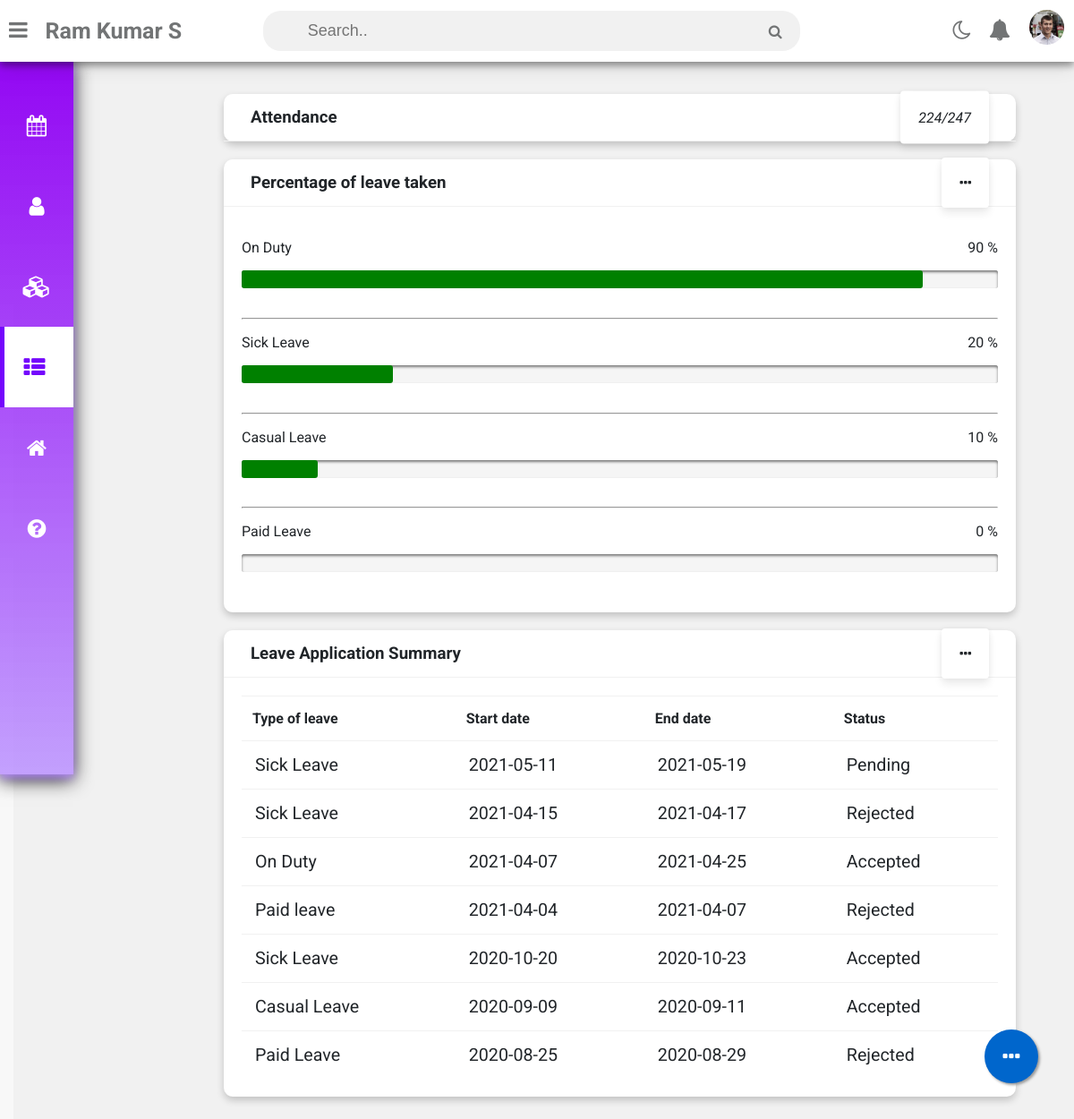
The app's page / (signed in) with its own data.
### tables this page shows
CREATE TABLE `faculty` (
  `Fac_ID` varchar(10) NOT NULL,
  `Name` varchar(50) NOT NULL,
  `email_id` varchar(35) NOT NULL,
  `qualification` varchar(20) NOT NULL,
  `position` varchar(20) NOT NULL,
  `interest` varchar(100) NOT NULL,
  `address` varchar(100) NOT NULL,
  `dept` varchar(50) NOT NULL,
  `mobile` varchar(10) NOT NULL,
  `image_path` varchar(1024) DEFAULT 'https://www.pinclipart.com/picdir/middle/128-1286122_business-person-icon-clipart.png',
  `wallet` int(5) DEFAULT NULL
);

CREATE TABLE `attendance` (
  `Fac_ID` varchar(10) NOT NULL,
  `apply_date` date NOT NULL,
  `start_date` date NOT NULL,
  `end_date` date NOT NULL,
  `reason` varchar(1000) NOT NULL,
  `type` varchar(25) NOT NULL,
  `status` varchar(20) NOT NULL
);

### link_db.php (called while the page is built, shortened)
<?php
	$start = new DateTime('2020-06-04');
	$end = new DateTime('now');
	$end->modify('+1 day');
	$interval = $end->diff($start);
	$days = $interval->days;
	$period = new DatePeriod($start, new DateInterval('P1D'), $end);
	$holidays = array('2012-09-07');
	foreach($period as $dt) {
	$curr = $dt->format('D');
	if ($curr == 'Sat' || $curr == 'Sun') {
		$days--;
	}
	elseif (in_array($dt->format('Y-m-d'), $holidays)) {
		$days--;
	}
	}
	if($query_run1){
		$presentdays = $days;
		$ODleave =$ODleaveref = 20;
		$sickleave =$sickleaveref = 15;
		$casualleave =$casualleaveref = 20;
		$paidleave =$paidleaveref = 10;
		foreach($query_run1 as $row2){
			$presentdays = $presentdays - $row2['dy'];
			if($row2['type'] == 'On Duty'){
				$ODleave = $ODleave - $row2['dy'];
			}
			if($row2['type'] == 'Sick Leave'){
				$sickleave = $sickleave - $row2['dy'];
			}
			if($row2['type'] == 'Casual Leave'){
				$casualleave = $casualleave - $row2['dy'];
			}
		}
	}
?>

### index.php (the view, shortened to what this page needs)
<?php
  include('db.php');
?>
<!DOCTYPE html>
<html>
<head>
	<link rel="stylesheet" href="https://maxcdn.bootstrapcdn.com/font-awesome/4.5.0/css/font-awesome.min.css">
	<link rel="stylesheet" type="text/css" href="leave_summary.css">
</head>
<body class="overlay-scrollbar">
	<div class="navbar">
		<ul class="navbar-nav">
			<li class="nav-item">
				<a class="nav-link">
					<i class="fa fa-bars" onclick="collapseSidebar()"></i>
				</a>
			</li>
			<li class="nav-item faculty">
				<b><?php
				$username=$_SESSION['userid'];
				$sql = "select * from faculty, login where (login.Fac_ID='$username' || login.mobile='$username') && login.Fac_ID=faculty.Fac_ID ";
				$result=mysqli_query($con,$sql);
		        $row=mysqli_fetch_assoc($result);
				echo $row['Name'];				?></b>
			</li>
		</ul>
		<form class="navbar-search">
			<input type="text" name="Search" class="navbar-search-input" placeholder="Search..">
			<i class="fa fa-search"></i>
		</form>
		<ul class="navbar-nav nav-right">
			<li class="nav-item mode">
				<a class="nav-link" href="#" onclick="switchTheme()">
					<i class="fa fa-moon-o dark"></i>
				</a>
			</li>
			<li class="nav-item">
				<a class="nav-link">
      				<i class="fa fa-bell" aria-hidden="true"></i>
   				 </a>
   			<li>
			<li class="nav-item avt-wrapper">
				<div class="avt dropdown">
          <img src="<?php echo $row['image_path'] ?>" alt="User image" class="dropdown-toggle" data-toggle="user-menu">
				</div>
			</li>
		</ul>
	</div>
  <div class="sidebar">
		<ul class="sidebar-nav">
			<li class="sidebar-nav-item">
				<a href="timetable.php" class="sidebar-nav-link">
					<div>
						<i class="fa fa-calendar"></i>
					</div>
				</a>
			</li>
			<li class="sidebar-nav-item">
				<a href="profile.php" class="sidebar-nav-link">
					<div>
						<i class="fa fa-user"></i>
					</div>
				</a>
			</li>
			<li  class="sidebar-nav-item">
				<a href="courses_main.php" class="sidebar-nav-link">
					<div>
						<i class="fa fa-cubes"></i>
					</div>
				</a>
			</li>
			<li  class="sidebar-nav-item">
				<a href="index.php" class="sidebar-nav-link active">
					<div>
						<i class="fa fa-th-list"></i>
					</div>
				</a>
			</li>
			<li  class="sidebar-nav-item">
				<a href="gatepass_fac.php" class="sidebar-nav-link">
					<div>
						<i class="fa fa-home"></i>
					</div>
				</a>
			</li>
			<li  class="sidebar-nav-item">
				<a href="#" class="sidebar-nav-link">
					<div>
						<i class="fa fa-question-circle"></i>
					</div>
				</a>
			</li>
		</ul>
	</div>
	<?php
							$query = "SELECT * FROM attendance WHERE Fac_ID LIKE '$username'  and start_date >'2020-06-04' Order by start_date desc";
							$query_run = mysqli_query($con,$query);
							$query1 = "SELECT type,DATEDIFF(end_date,start_date) AS dy FROM attendance WHERE Fac_ID LIKE '$username' and start_date >'2020-06-04' and status like 'Accepted'";
							$query_run1 = mysqli_query($con,$query1);
							include('link_db.php');
	?>
	<div class="wrapper">
		<div class="row">
			<div class="col-12 col-m-12 col-sm-12">
				<div class="card1">
					<div class="card-header">
						<h3>
							Attendance
						</h3>
						<a href="attendance_summary.php">
						<i>
							<?php echo $presentdays;?>/<?php echo $days;?>
						</i>
					</a>
					</div>
				</div>
			</div>
			<div class="col-12 col-m-12 col-sm-12">
				<div class="card1">
					<div class="card-header">
						<h3>
							Percentage of leave taken
						</h3>
						<a href="leave_chart.php">
						<i class="fa fa-ellipsis-h"></i>
					</a>
					</div>
					<div class="card-content">
						<div class="progress-wrapper">
							<p>
								On Duty
								<span class="float-right"><?php
									echo (($ODleaveref-$ODleave)/$ODleaveref)*100;
								?>
									%
								</span>
							</p>
							<div class="progress">
								<?php
								$leave1 = (($ODleaveref-$ODleave)/$ODleaveref)*100;
								if((($ODleaveref-$ODleave)/$ODleaveref)*100 > 80){
									?>	<progress  id="file" value="<?php echo $leave1; ?>" max="100" style='height:20px;width:100%'></progress>
									<?php }
								else{ ?>
									<progress id="file" value="<?php echo $leave1; ?>" max="100" style='height:20px;width:100%'></progress>
							<?php } ?>
							</div>
						</div>
						<hr>
						<div class="progress-wrapper">
							<p>
								Sick Leave
								<span class="float-right"><?php
									echo (($sickleaveref-$sickleave)/$sickleaveref)*100;
								?>
									%</span>
							</p>
							<div class="progress">
								<?php
								$leave2 = (($sickleaveref-$sickleave)/$sickleaveref)*100;
								if((($sickleaveref-$sickleave)/$sickleaveref)*100 > 80){
									?>
									<progress id="file" value="<?php echo $leave2; ?>" max="100" style='height:20px;width:100%'></progress>
							<?php
								}
								else{
							?>
								<progress id="file" value="<?php echo $leave2; ?>" max="100" style='height:20px;width:100%'></progress>
								<?php } ?>
							</div>
						</div>
						<hr>
						<div class="progress-wrapper">
							<p>
								Casual Leave
								<span class="float-right"><?php
									echo (($casualleaveref-$casualleave)/$casualleaveref)*100;
								?>
									%</span>
							</p>
							<div class="progress">
								<?php
								$leave3 = (($casualleaveref-$casualleave)/$casualleaveref)*100;
								if((($casualleaveref-$casualleave)/$casualleaveref)*100 > 80){
									?>
										<progress id="file" value="<?php echo $leave3; ?>" max="100" style='height:20px;width:100%'></progress>
									<?php }
								else{ ?>
							  			<progress id="file" value="<?php echo $leave3; ?>" max="100" style='height:20px;width:100%'></progress>
							  <?php } ?>
							</div>
						</div>
						<hr>
						<div class="progress-wrapper">
							<p>
								Paid Leave
								<span class="float-right"><?php
									echo (($paidleaveref-$paidleave)/$paidleaveref)*100;
								?>
									%</span>
							</p>
							<div class="progress">
								<?php
								$leave4 = (($paidleaveref-$paidleave)/$paidleaveref)*100;
								if((($paidleaveref-$paidleave)/$paidleaveref)*100 > 80){
									?>
										<progress id="file" value="<?php echo $leave4; ?>" max="100" style='height:20px;width:100%'></progress>
									<?php }
								else{ ?>
										<progress id="file" value="<?php echo $leave4; ?>" max="100" style='height:20px;width:100%'></progress>
							  <?php } ?>
							</div>
						</div>
					</div>
				</div>
			</div>
			<div class="col-12 col-m-12 col-sm-12">
				<div class="card1 ">
					<div class="card-header">
						<h3>
							Leave Application Summary
						</h3>
						<a href="leave_summary.php">
						<i class="fa fa-ellipsis-h"></i>
					</a>
					</div>
					<div class="card-content">
						<table>
							<thead>
								<tr>
									<th>Type of leave</th>
									<th>Start date</th>
									<th>End date</th>
									<th>Status</th>
								</tr>
							</thead>
							<?php
								if($query_run)
								{
									foreach($query_run as $row)
									{
							?>
							<tbody>
								<tr>
									<td><?php echo $row['type']; ?></td>
									<td><?php echo $row['start_date']; ?></td>
									<td><?php echo $row['end_date']; ?></td>
									<td> <?php echo $row['status']; ?></td>
								</tr>
							</tbody>
							<?php
									}
								}
								else
								{
									echo "No Record Found";
								}
							?>
						</table>
					</div>
				</div>
				</div>
			<a href="leave.php"  rel="noopener noreferrer" class="float">
				<i class="fa fa-ellipsis-h my-float"></i>
			</a>
		</div>
	</div>
</body>
</html>

### records on screen
attendance: type "Sick Leave", start_date "2021-05-11", end_date "2021-05-19", status "Pending"
attendance: type "Sick Leave", start_date "2021-04-15", end_date "2021-04-17", status "Rejected"
attendance: type "On Duty", start_date "2021-04-07", end_date "2021-04-25", status "Accepted"
attendance: type "Paid leave", start_date "2021-04-04", end_date "2021-04-07", status "Rejected"
attendance: type "Sick Leave", start_date "2020-10-20", end_date "2020-10-23", status "Accepted"
attendance: type "Casual Leave", start_date "2020-09-09", end_date "2020-09-11", status "Accepted"
attendance: type "Paid Leave", start_date "2020-08-25", end_date "2020-08-29", status "Rejected"

### other values on screen
$row['Name'] "Ram Kumar S"
$presentdays "224"
$days "247"
